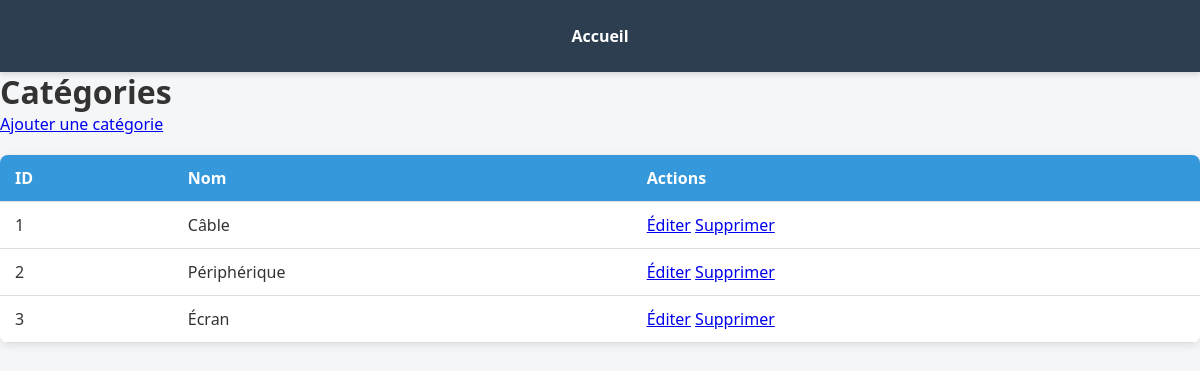
The page /liste_t_categorie.php on the database its author committed.
### tables this page shows
CREATE TABLE `t_categorie` (
  `id_id_categorie` int(11) NOT NULL,
  `nom` varchar(50) NOT NULL
);

### liste_t_categorie.php (the view, shortened to what this page needs)
<?php
include 'config.php';
$result = $conn->query("SELECT * FROM t_categorie ORDER BY id_id_categorie");
?>
<!DOCTYPE html>
<html lang="fr">
<head>
    <link rel="stylesheet" href="style.css" />
</head>
<body>
    <h1>Catégories</h1>
    <nav><a href="index.php">Accueil</a></nav>
    <a href="edit_t_categorie.php">Ajouter une catégorie</a>
    <table>
        <thead>
            <tr><th>ID</th><th>Nom</th><th>Actions</th></tr>
        </thead>
        <tbody>
            <?php while($row = $result->fetch_assoc()): ?>
            <tr>
                <td><?= $row['id_id_categorie'] ?></td>
                <td><?= htmlspecialchars($row['nom']) ?></td>
                <td>
                    <a href="edit_t_categorie.php?id=<?= $row['id_id_categorie'] ?>">Éditer</a>
                    <a href="index.php?delete_table=t_categorie&delete_id=<?= $row['id_id_categorie'] ?>" onclick="return confirm('Supprimer cette catégorie ?')">Supprimer</a>
                </td>
            </tr>
            <?php endwhile; ?>
        </tbody>
    </table>
</body>
</html>

### style.css (style rules this page uses)
* { margin: 0; padding: 0; box-sizing: border-box; }
body { font-family: 'Segoe UI', Tahoma, Geneva, Verdana, sans-serif; background-color: #f4f6f8; color: #333; padding-top: 70px; }
nav { position: fixed; top: 0; width: 100%; background-color: #2c3e50; display: flex; justify-content: center; padding: 15px 0; z-index: 1000; box-shadow: 0 2px 6px rgba(0,0,0,0.15); }
nav a { color: white; margin: 0 20px; text-decoration: none; font-weight: bold; padding: 10px; transition: background-color 0.3s; }
table { width: 100%; border-collapse: collapse; margin-top: 20px; background-color: white; border-radius: 8px; overflow: hidden; box-shadow: 0 2px 8px rgba(0,0,0,0.1); }
th, td { padding: 12px 15px; text-align: left; border-bottom: 1px solid #ddd; }
th { background-color: #3498db; color: white; }

### rows shown on the page
t_categorie: id_id_categorie "1", nom "Câble"
t_categorie: id_id_categorie "2", nom "Périphérique"
t_categorie: id_id_categorie "3", nom "Écran"
